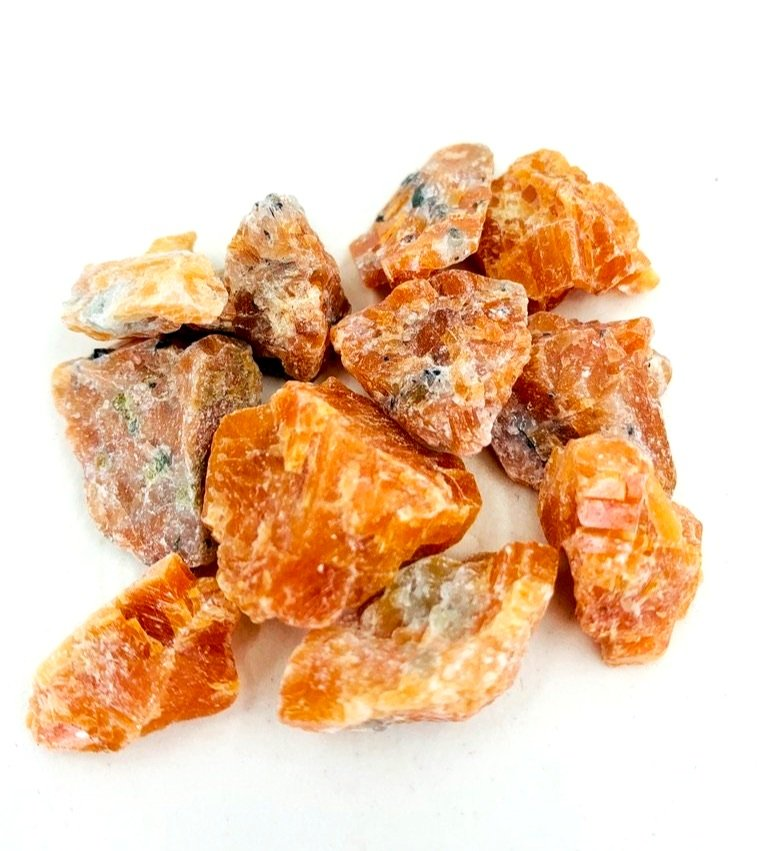
#> input picture cementing/Calcite/Orange Calcite raw.jpg, 768 x 851 px
$ python -i grains.py   (imports and definitions only)
#> lines starting #> are read from the running program, lines starting #| are printed output that depends on the picture
from flask import Flask, request, jsonify
import os
import cv2
import numpy as np
from scipy import ndimage
from skimage import measure, color
import csv
import uuid

# [1 line not run here, left out]

UPLOAD_FOLDER = 'uploads'
CSV_FOLDER = 'csv_files'
# [1 line that did not run here, left out]
# [1 line that did not run here, left out]
pixels_to_um = 0.5  # 1 pixel = 500 nm (got this from the metadata of the original image)

propList = [
    'Area',
    'equivalent_diameter',  # Added... verify if it works
    'orientation',  # Added, verify if it works. Angle between x-axis and major axis.
    'MajorAxisLength',
    'MinorAxisLength',
    'Perimeter',
    'MinIntensity',
    'MeanIntensity',
    'MaxIntensity'
]

def process_image_and_save_csv(img_data):
    # Convert the image data to a NumPy array
    nparr = np.frombuffer(img_data.read(), np.uint8)
    img1 = cv2.imdecode(nparr, cv2.IMREAD_COLOR)

    img = cv2.cvtColor(img1, cv2.COLOR_BGR2GRAY)

    # Call the grain segmentation function.
    regions = grain_segmentation(img, img1)

    # Generate a unique filename for the CSV file
    csv_filename = f"{str(uuid.uuid4())}.csv"
    csv_file_path = os.path.join(app.config['CSV_FOLDER'], csv_filename)

    # Write CSV header
    with open(csv_file_path, 'w', newline='') as csv_file:
        csv_writer = csv.writer(csv_file)
        csv_writer.writerow(['FileName', 'Grain #'] + propList)

        grain_number = 1
        for region_props in regions:
            # Write image filename and grain number
            csv_writer.writerow([csv_filename, grain_number])

            # Write cluster properties to the CSV file
            for i, prop in enumerate(propList):
                if prop == 'Area':
                    to_print = region_props[prop] * pixels_to_um**2  # Convert pixel square to um square
                elif prop == 'orientation':
                    to_print = region_props[prop] * 57.2958  # Convert to degrees from radians
                elif prop.find('Intensity') < 0:  # Any prop without Intensity in its name
                    to_print = region_props[prop] * pixels_to_um
                else:
                    to_print = region_props[prop]  # Remaining props, basically the ones with Intensity in their name
                csv_writer.writerow(['', '', to_print])

            grain_number += 1

    return csv_file_path

# [88 lines left out: functions grain_segmentation, process_image, not called in this run]

# [4 lines not run here, left out]

>>> import cv2
>>> picture = cv2.imread('cementing/Calcite/Orange Calcite raw.jpg', cv2.IMREAD_GRAYSCALE)
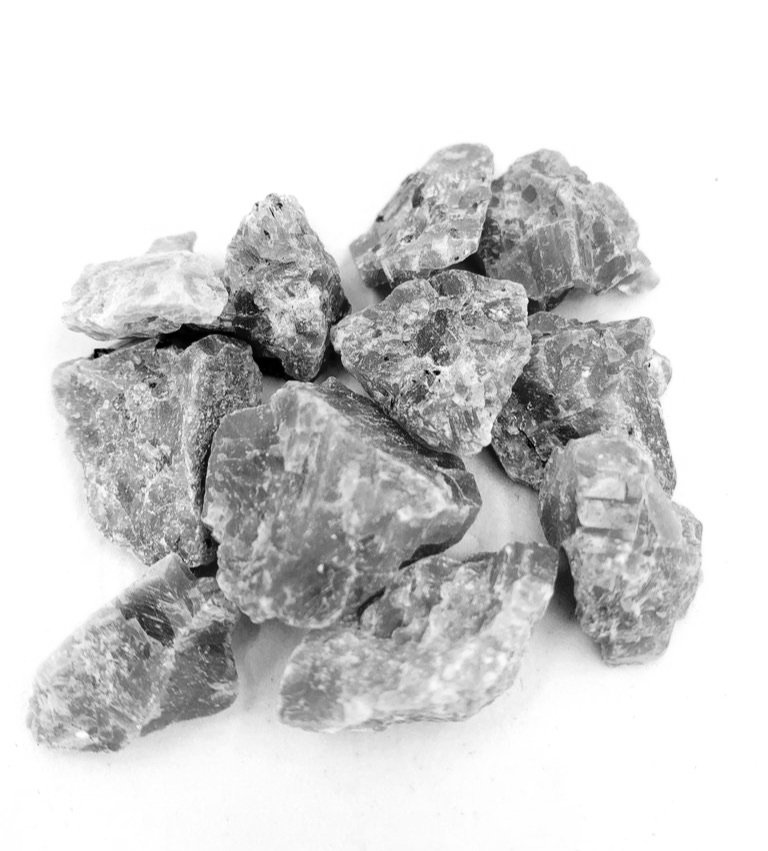
#> picture: shape (851, 768); min 0, max 255, mean 210.2
#> (the run stopped early here; a loop or call above may not have finished)

$ run again, on cementing/Calcite/Prismatic Calcite 3.png
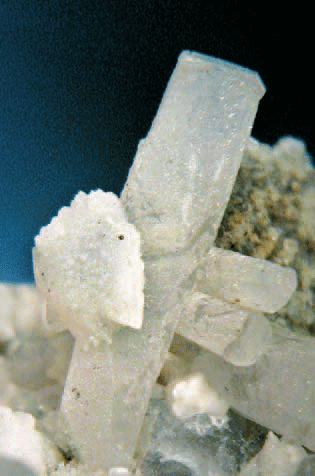
#> input picture cementing/Calcite/Prismatic Calcite 3.png, 315 x 476 px
#> `picture = cv2.imread('cementing/Calcite/Orange Calcite raw.jpg', cv2.I..`:
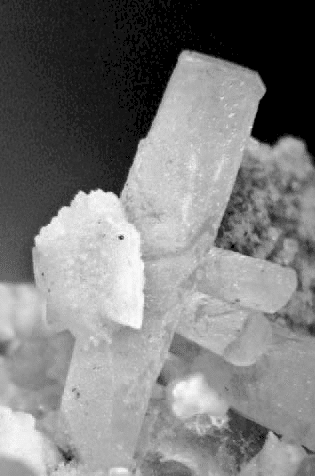
#> picture: shape (476, 315); min 0, max 249, mean 124.4
